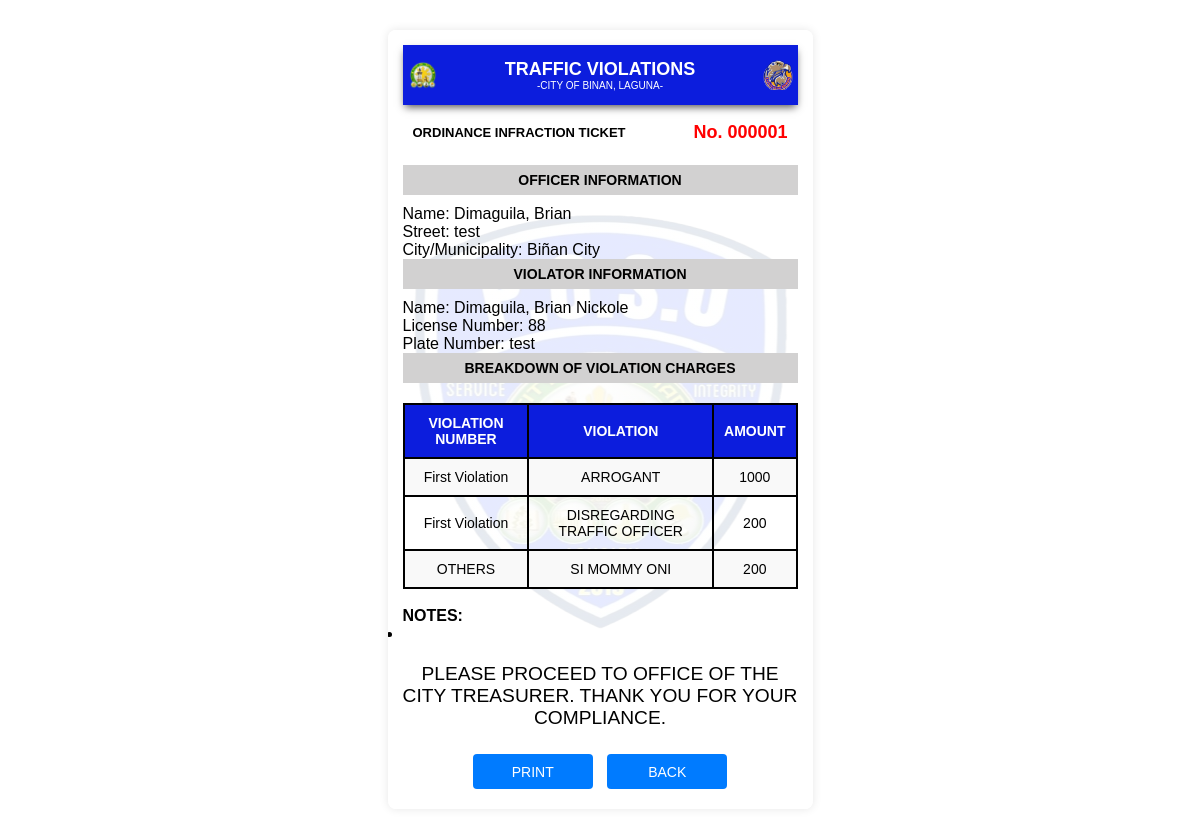
/admin/vb.php?ticket_number=000001, run on an earlier commit of the app's database.
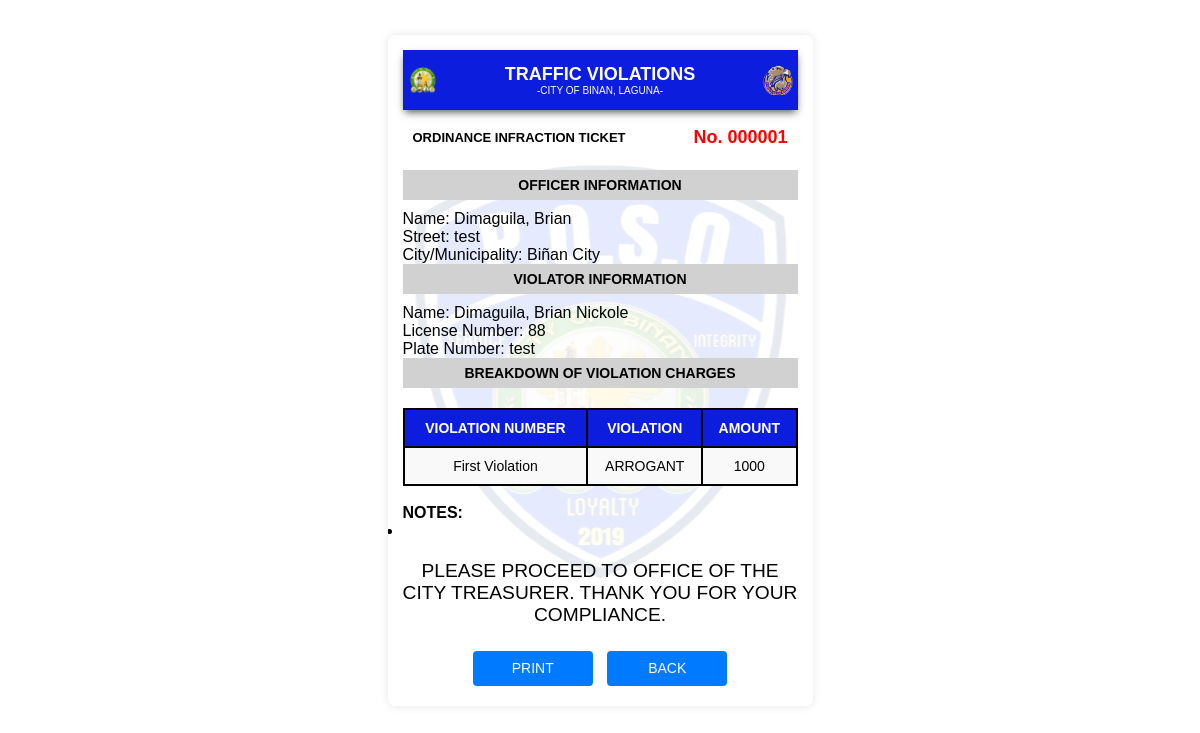
And on a later commit of the database.
### tables this page shows
CREATE TABLE `discount` (
  `ticket_number` varchar(6) NOT NULL,
  `license` varchar(50) DEFAULT NULL,
  `first_name` varchar(255) DEFAULT NULL,
  `last_name` varchar(255) DEFAULT NULL,
  `FTWH` int(10) DEFAULT NULL,
  `OMN` int(10) DEFAULT NULL,
  `ARG` int(10) DEFAULT NULL,
  `ONEWAY` int(10) DEFAULT NULL,
  `ILP` int(10) DEFAULT NULL,
  `DWL` int(10) DEFAULT NULL,
  `NORCR` int(10) DEFAULT NULL,
  `DUV` int(10) DEFAULT NULL,
  `UMV` int(10) DEFAULT NULL,
  `OBS` int(10) DEFAULT NULL,
  `DTS` int(10) DEFAULT NULL,
  `DTO` int(10) DEFAULT NULL,
  `TRB` int(10) DEFAULT NULL,
  `STV` int(10) DEFAULT NULL,
  `RCD` int(10) DEFAULT NULL,
  `DUL` int(10) DEFAULT NULL,
  `INF` int(10) DEFAULT NULL,
  `OOL` int(10) DEFAULT NULL,
  `TCT` int(10) DEFAULT NULL,
  `OVL` int(10) DEFAULT NULL,
  `LUZ` int(10) DEFAULT NULL,
  `IVA` int(10) DEFAULT NULL,
  `SMB` int(10) DEFAULT NULL,
  `NSM` int(10) DEFAULT NULL,
  `JWK` int(10) DEFAULT NULL,
  `WSS` int(10) DEFAULT NULL,
  `ILV` int(10) DEFAULT NULL,
  `IMP` int(10) DEFAULT NULL,
  `OTHERS` varchar(255) DEFAULT NULL,
  `OTHERS_P` int(10) DEFAULT NULL,
  `STATUS` varchar(50) NOT NULL DEFAULT 'Pending'
);

### admin/vb.php (the view, shortened to what this page needs)
<?php
include 'connection.php';
$ticket_number = isset($_GET['ticket_number']) ? $_GET['ticket_number'] : '';
$sql = "SELECT 'First Violation' AS violation_type, first_violation, first_total, notes FROM violation WHERE ticket_number = ?
    UNION ALL
    SELECT 'Second Violation' AS violation_type, second_violation, second_total, notes FROM 2_violation WHERE ticket_number = ?
    UNION ALL
    SELECT 'Third Violation' AS violation_type, third_violation, third_total, notes FROM 3_violation WHERE ticket_number = ?
    ORDER BY violation_type ASC";
$stmt = $conn->prepare($sql);
$stmt->bindParam(1, $ticket_number, PDO::PARAM_INT);
$stmt->bindParam(2, $ticket_number, PDO::PARAM_INT);
$stmt->bindParam(3, $ticket_number, PDO::PARAM_INT);
$stmt->execute();
$result = $stmt->fetchAll(PDO::FETCH_ASSOC);
$sql_officer = "SELECT CONCAT(lastname, ', ', firstname) AS officer_name FROM hh_login LIMIT 1";
$stmt_officer = $conn->prepare($sql_officer);
$stmt_officer->execute();
$officer_result = $stmt_officer->fetchAll(PDO::FETCH_ASSOC);
$officer = $officer_result[0];
$officer_name = $officer['officer_name'];
$sql_violator = "SELECT CONCAT(last_name, ', ', first_name) AS violator_name, license, plate_number, street, city FROM report WHERE ticket_number = ?";
$stmt_violator = $conn->prepare($sql_violator);
$stmt_violator->bindParam(1, $ticket_number, PDO::PARAM_INT);
$stmt_violator->execute();
$violator_result = $stmt_violator->fetchAll(PDO::FETCH_ASSOC);
$violator = $violator_result[0];
$violator_name = $violator['violator_name'];
$license_number = $violator['license'];
$plate_number = $violator['plate_number'];
$street = $violator['street'];
$city = $violator['city'];
?>
<!DOCTYPE html>
<html lang="en">
<head>
  <link rel="stylesheet" href="./css/style1.css?v=1.0">
</head>
<body>
  <div class="container">
    <?php if (count($result) > 0) : ?>
      <div class="ticket-container">
        <div class="header-container d-flex justify-content-between align-items-center">
          <img src="/POSO/images/left.png" alt="Left Logo" class="logo">
          <div class="col text-center">
            <p class="title">Traffic Violations</p>
            <p class="city">-City of Binan, Laguna-</p>
          </div>
          <img src="/POSO/images/arman.png" alt="Right Logo" class="logo">
        </div>
        <div class="ticket-info">
          <p class="ticket-label">Ordinance Infraction Ticket</p>
          <p class="ticket-number">No. <?php echo htmlspecialchars($ticket_number); ?></p>
        </div>
<div class="gray">
  <h3>Officer Information</h3>
</div>
<p>Name: <?php echo htmlspecialchars($officer_name); ?></p>
<p>Street: <?php echo htmlspecialchars($street); ?></p>
<p>City/Municipality: <?php echo htmlspecialchars($city); ?></p>
        <div class="gray">
          <h3>Violator Information</h3>
        </div>
        <p>Name: <?php echo htmlspecialchars($violator_name); ?></p>
        <p>License Number: <?php echo htmlspecialchars($license_number); ?></p>
        <p>Plate Number: <?php echo htmlspecialchars($plate_number); ?></p>
        <div class="gray">
          <h3>BREAKDOWN OF VIOLATION CHARGES</h3>
        </div>
        <table>
          <thead>
            <tr>
              <th>VIOLATION NUMBER</th>
              <th>VIOLATION</th>
              <th>AMOUNT</th>
            </tr>
          </thead>
          <tbody>
    <?php
    $violation_columns = [
      'FTWH' => 'FAILURE TO WEAR HELMET',
      'OMN' => 'OPEN MUFFLER/NUISANCE',
      'ARG' => 'ARROGANT',
      'ONEWAY' => 'ONEWAY',
      'ILP' => 'ILLEGAL PARKING',
      'DWL' => 'DRIVING WITHOUT LICENSE/INVALID LICENSE',
      'NORCR' => 'NO OR/CR WHILE DRIVING',
      'DUV' => 'DRIVING UNREGISTERED VEHICLE',
      'UMV' => 'UNREGISTERED MOTOR VEHICLE',
      'OBS' => 'OBSTRUCTION',
      'DTS' => 'DISREGARDING TRAFFIC SIGNS',
      'DTO' => 'DISREGARDING TRAFFIC OFFICER',
      'TRB' => 'TRUCK BAN',
      'STV' => 'STALLED VEHICLE',
      'RCD' => 'RECKLESS DRIVING',
      'DUL' => 'DRIVING UNDER THE INFLUENCE OF LIQUOR',
      'INF' => 'INVALID OR NO FRANCHISE/COLORUM',
      'OOL' => 'OPERATING OUT OF LINE',
      'TCT' => 'TRIP - CUTTING',
      'OVL' => 'OVERLOADING',
      'LUZ' => 'LOADING/UNLOADING IN PROHIBITED ZONE',
      'IVA' => 'INVOLVE IN ACCIDENT',
      'SMB' => 'SMOKE BELCHING',
      'NSM' => 'NO SIDE MIRROR',
      'JWK' => 'JAY WALKING',
      'WSS' => 'WEARING SLIPPERS/SHORTS/SANDO',
      'ILV' => 'ILLEGAL VENDING',
      'IMP' => 'IMPOUNDED'
    ];
    foreach ($result as $violation) {
      $violation_details = htmlspecialchars($violation['first_violation'] ?? $violation['second_violation'] ?? $violation['third_violation']);
      $violation_amount = htmlspecialchars($violation['first_total'] ?? $violation['second_total'] ?? $violation['third_total']);
      $formatted_violation_details = str_replace(", ", "<br>", $violation_details);
      if ($violation_amount >= 1) {
        $sql_discount = "SELECT * FROM discount WHERE ticket_number = ? AND license = ?";
        $stmt_discount = $conn->prepare($sql_discount);
        $stmt_discount->bindParam(1, $ticket_number, PDO::PARAM_INT);
        $stmt_discount->bindParam(2, $license_number, PDO::PARAM_STR);
        $stmt_discount->execute();
        $discount_result = $stmt_discount->fetchAll(PDO::FETCH_ASSOC);
        $discount = $discount_result[0];
        if ($discount) {
          foreach ($violation_columns as $col => $violation_name) {
            if ($discount[$col] !== null) {
              echo "<tr>
                            <td>" . htmlspecialchars($violation['violation_type']) . "</td>
                            <td>" . htmlspecialchars($violation_name) . "</td>
                            <td>" . htmlspecialchars($discount[$col]) . "</td>
                        </tr>";
            }
          }
          if ($discount['OTHERS'] !== null && $discount['OTHERS_P'] !== null) {
            echo "<tr>
                        <td>OTHERS</td>
                        <td>" . htmlspecialchars($discount['OTHERS']) . "</td>
                        <td>" . htmlspecialchars($discount['OTHERS_P']) . "</td>
                    </tr>";
          }
        } else {
          echo "<tr>
                      <td>" . htmlspecialchars($violation['violation_type']) . "</td>
                      <td>" . $formatted_violation_details . "</td>
                      <td>" . $violation_amount . "</td>
                  </tr>";
        }
      }
    }
    ?>
</tbody>
        </table>
<br>
<h4>NOTES:</h4>
<ul>
<?php
foreach ($result as $violation) {
echo "<li>" . htmlspecialchars($violation['notes']) . "</li>";
}
?>
</ul>
<p class="compliance-message">PLEASE PROCEED TO OFFICE OF THE CITY TREASURER. THANK YOU FOR YOUR COMPLIANCE.</p>
       <div class="button-container">
    <button id="printButton" onclick="printReceipt()">Print</button>
    <button id="previousButton" class="btn btn-secondary" onclick="goToPreviousPage()">Back</button>
</div>
      </div>
    <?php else : ?>
      <p>No violation records found for this individual.</p>
    <?php endif; ?>
</div>
</body>
</html>

### admin/css/style1.css (style rules this page uses)
* { margin: 0; padding: 0; box-sizing: border-box; }
body { font-family: Arial, sans-serif; background-color: #ffffff; padding: 10px; }
.container { display: flex; justify-content: center; align-items: center; min-height: 90vh; }
.ticket-container { width: 100%; max-width: 425px; padding: 15px; margin: 20px auto; border-radius: 8px; box-shadow: 0px 0px 10px rgba(0, 0, 0, 0.1); overflow-y: auto; height: auto; max-height: 800px; background-image: linear-gradient(rgba(255, 255, 255, 0.9), rgba(255, 255, 255, 0.9)), url('/POSO/images/poso.png'); background-position: center; background-repeat: no-repeat; }
.header-container { position: sticky; top: 0; left: 0; width: 100%; z-index: 10; display: flex; align-items: center; justify-content: space-between; background-color: #0c1ddd; height: 60px; box-shadow: 0 4px 8px -2px rgb(80, 79, 79); margin-bottom: 10px; }
.logo { padding: 5px; width: 40px; height: auto; }
.title { font-size: 18px; font-weight: bold; color: white; text-transform: uppercase; margin: 0; }
.city { font-size: 10px; color: white; text-align: center; text-transform: uppercase; }
.gray, .gray1 { color: #000; text-transform: uppercase; font-weight: bold; font-size: 12px; text-align: center; background-color: #d2d1d1; display: flex; justify-content: center; align-items: center; margin-bottom: 10px; }
.gray { height: 30px; }
.ticket-info { display: flex; justify-content: space-between; align-items: center; margin-bottom: 15px; }
.ticket-label { font-size: 13px; color: #000; font-weight: bold; text-transform: uppercase; padding: 10px; }
.ticket-number { font-size: 18px; color: red; font-weight: bold; padding: 5px 10px; }
table { width: 100%; border-collapse: collapse; margin-top: 15px; font-size: 14px; }
table th, table td { padding: 10px; text-align: center; border: 2px solid #000; }
table thead th { background-color: #0c1ddd; color: #fff; font-weight: bold; text-transform: uppercase; }
table tbody tr:nth-child(odd) { background-color: #f9f9f9; }
button { display: block; width: 100%; padding: 12px; background-color: #007BFF; color: white; border: none; border-radius: 4px; font-size: 16px; cursor: pointer; text-transform: uppercase; }

### admin/vb.php (style rules this page uses)
.compliance-message { text-align: center; font-weight: regular; margin-top: 20px; font-size: 1.2em; }
.button-container { text-align: center; margin-top: 20px; }
button { width: 120px; height: 35px; padding: 0; font-size: 14px; margin: 5px; display: inline-block; }
table { width: 100%; border-collapse: collapse; margin-top: 20px; }
th, td { border: 1px solid #ccc; padding: 10px; text-align: left; }
th { background-color: #f0f0f0; }

What changed in the data, as far as the page shows it:
changed discount: DTO 200 → empty (drawn); OTHERS "SI MOMMY ONI" → empty (drawn)
Also different on the page:
new list line: "First Violation ARROGANT"
new list line: "1000"
list line gone: "First Violation ARROGANT First Violation DISREGARDING TRAFFIC OFFICER OTHERS"
list line gone: "1000 200 SI MOMMY ONI 200"
